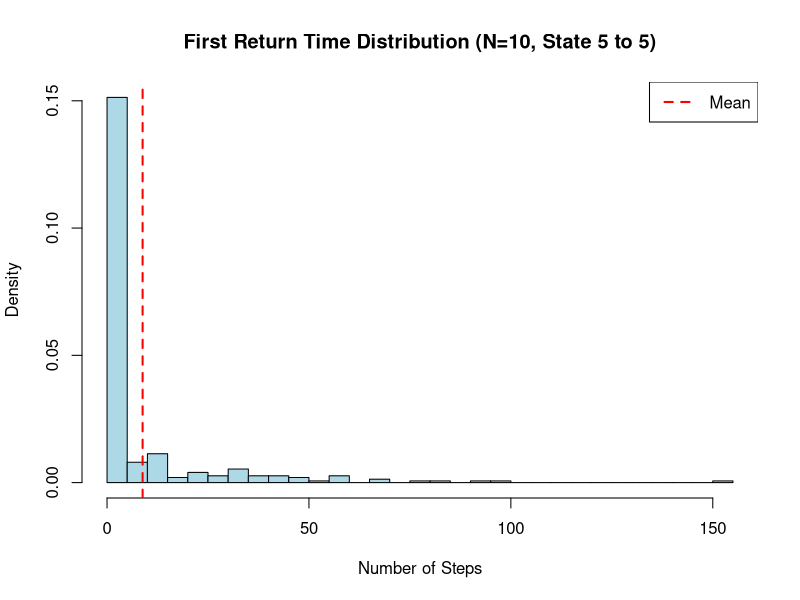
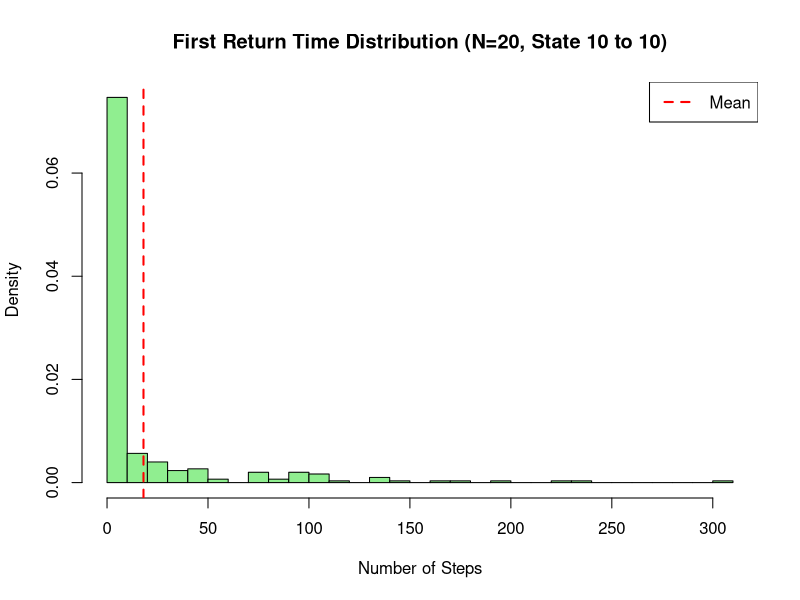
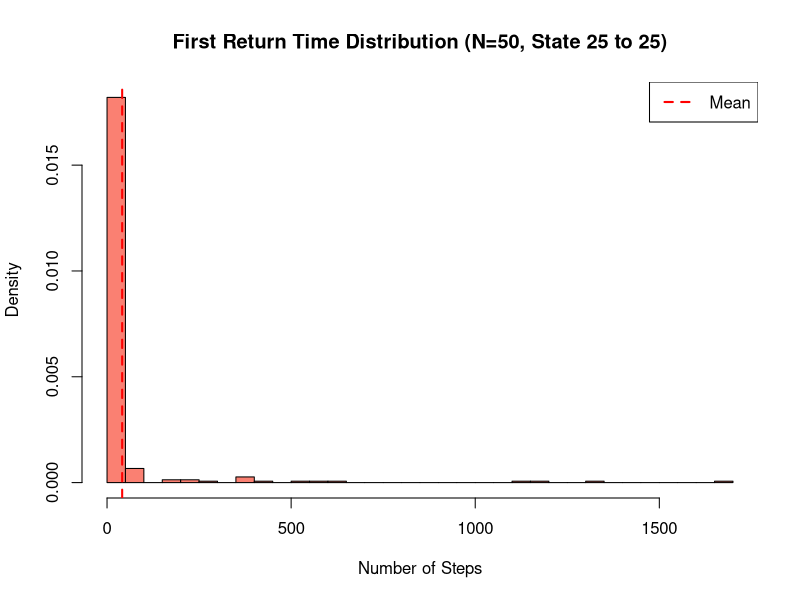
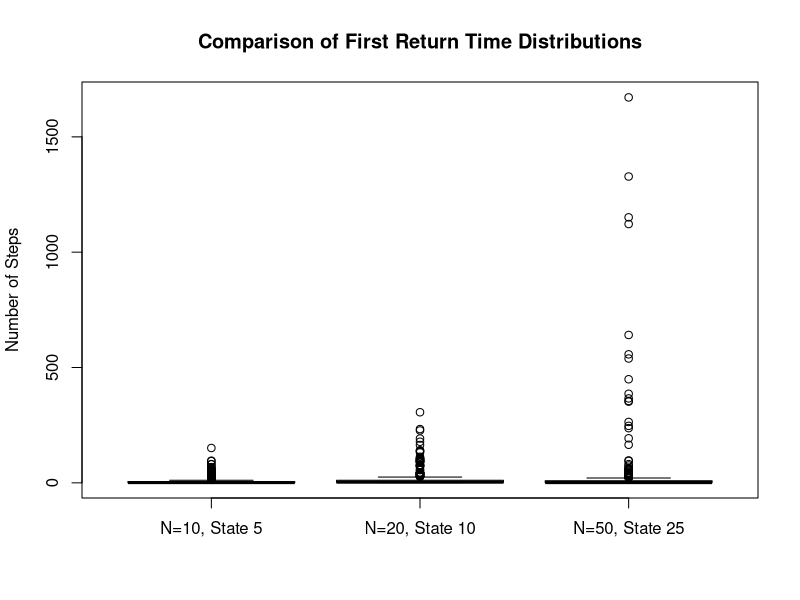
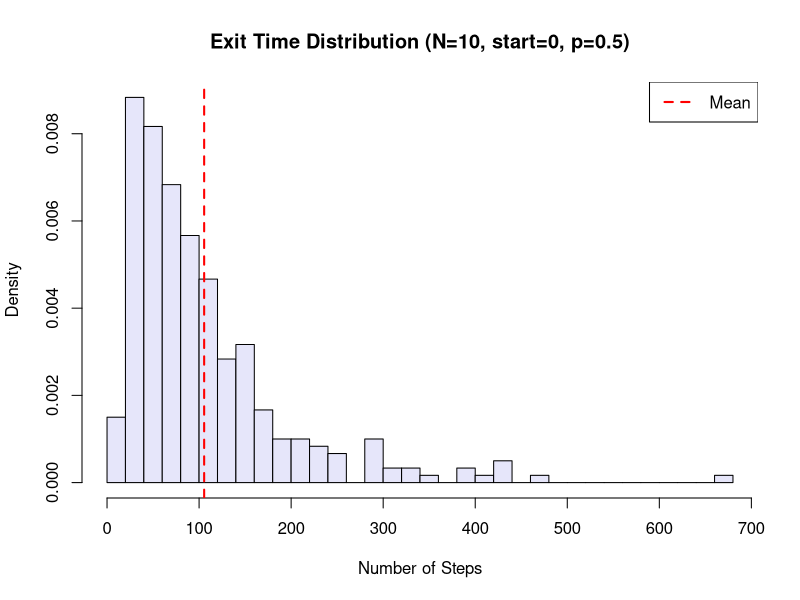

Write the R code that produced these figures, in order. (Note: a time limit stopped this script after it produced the figures.)
## ---- chunk 1
knitr::opts_chunk$set(echo = FALSE, warning = FALSE, message = FALSE, 
                      fig.width = 7, fig.height = 5, cache = TRUE)
set.seed(123)
## ---- chunk 2
random.walk.return <- function(N, startpos, targetpos, maxsteps = 10000) {
  pos <- startpos
  for(i in 1:maxsteps) {
    step <- sample(c(-1, 1), 1, prob = c(0.5, 0.5))
    pos <- pos + step
    if(pos == -1) {pos <- 0}
    if(pos == N+1) {pos <- N}
    if(i > 1 && pos == targetpos) {
      return(i - 1) 
    }
  }
  return(NA)
}
## ---- chunk 3
N <- 10
start_state <- 5
returns_5 <- replicate(300, random.walk.return(N, start_state, start_state))
## ---- chunk 4
cat("Mean return time:", round(mean(returns_5, na.rm = TRUE), 2), "\n")
cat("Median return time:", median(returns_5, na.rm = TRUE), "\n")
cat("SD of return time:", round(sd(returns_5, na.rm = TRUE), 2), "\n")
cat("Theoretical expected return time:", N+1, "\n")
## ---- chunk 5
hist(returns_5, breaks = 30, 
     main = "First Return Time Distribution (N=10, State 5 to 5)",
     xlab = "Number of Steps", 
     col = "lightblue",
     freq = FALSE)
abline(v = mean(returns_5, na.rm = TRUE), col = "red", lwd = 2, lty = 2)
legend("topright", "Mean", col = "red", lty = 2, lwd = 2)
## ---- chunk 6
N2 <- 20
start_state2 <- 10
returns_10 <- replicate(300, random.walk.return(N2, start_state2, start_state2))
## ---- chunk 7
cat("Mean return time:", round(mean(returns_10, na.rm = TRUE), 2), "\n")
cat("Median return time:", median(returns_10, na.rm = TRUE), "\n")
cat("SD of return time:", round(sd(returns_10, na.rm = TRUE), 2), "\n")
cat("Theoretical expected return time:", N2+1, "\n")
## ---- chunk 8
hist(returns_10, breaks = 30, 
     main = "First Return Time Distribution (N=20, State 10 to 10)",
     xlab = "Number of Steps", 
     col = "lightgreen",
     freq = FALSE)
abline(v = mean(returns_10, na.rm = TRUE), col = "red", lwd = 2, lty = 2)
legend("topright", "Mean", col = "red", lty = 2, lwd = 2)
## ---- chunk 9
N3 <- 50
start_state3 <- 25
returns_25 <- replicate(300, random.walk.return(N3, start_state3, start_state3))
## ---- chunk 10
cat("Mean return time:", round(mean(returns_25, na.rm = TRUE), 2), "\n")
cat("Median return time:", median(returns_25, na.rm = TRUE), "\n")
cat("SD of return time:", round(sd(returns_25, na.rm = TRUE), 2), "\n")
cat("Theoretical expected return time:", N3+1, "\n")
## ---- chunk 11
hist(returns_25, breaks = 30, 
     main = "First Return Time Distribution (N=50, State 25 to 25)",
     xlab = "Number of Steps", 
     col = "salmon",
     freq = FALSE)
abline(v = mean(returns_25, na.rm = TRUE), col = "red", lwd = 2, lty = 2)
legend("topright", "Mean", col = "red", lty = 2, lwd = 2)
## ---- chunk 12
boxplot(returns_5, returns_10, returns_25,
        names = c("N=10, State 5", "N=20, State 10", "N=50, State 25"),
        main = "Comparison of First Return Time Distributions",
        ylab = "Number of Steps",
        col = c("lightblue", "lightgreen", "salmon"))
## ---- chunk 13
random.walk.exit <- function(N, startpos, p_forward = 0.5, maxsteps = 50000) {
  pos <- startpos
  for(i in 1:maxsteps) {
    step <- sample(c(-1, 1), 1, prob = c(1-p_forward, p_forward))
    pos <- pos + step
    if(pos == -1) {pos <- 0}
    if(pos == N) {
      return(i)
    }
  }
  return(NA)
}
## ---- chunk 14
N_vals <- c(5, 10, 25, 50)
results_2a <- data.frame(N = N_vals, Mean_Exit_Time = numeric(4), Theoretical = numeric(4))
for(i in 1:length(N_vals)) {
  N <- N_vals[i]
  n_reps <- if(N <= 10) 300 else if(N <= 25) 200 else 100
  exit_times <- replicate(n_reps, random.walk.exit(N, 0, 0.5))
  results_2a$Mean_Exit_Time[i] <- mean(exit_times, na.rm = TRUE)
  results_2a$Theoretical[i] <- N * N
}
## ---- chunk 15
knitr::kable(results_2a, digits = 1, 
             caption = "Exit Times for Symmetric Random Walk (p=0.5)")
## ---- chunk 16
exit_10 <- replicate(300, random.walk.exit(10, 0, 0.5))
hist(exit_10, breaks = 30,
     main = "Exit Time Distribution (N=10, start=0, p=0.5)",
     xlab = "Number of Steps",
     col = "lavender",
     freq = FALSE)
abline(v = mean(exit_10), col = "red", lwd = 2, lty = 2)
legend("topright", "Mean", col = "red", lty = 2, lwd = 2)
## ---- chunk 17
results_2b <- data.frame(N = N_vals, 
                          Symmetric = results_2a$Mean_Exit_Time,
                          Asymmetric = numeric(4),
                          Ratio = numeric(4))
for(i in 1:length(N_vals)) {
  N <- N_vals[i]
  n_reps <- if(N <= 10) 200 else if(N <= 25) 100 else 50
  exit_times_asym <- replicate(n_reps, random.walk.exit(N, 0, 0.25, maxsteps=100000))
  results_2b$Asymmetric[i] <- mean(exit_times_asym, na.rm = TRUE)
  results_2b$Ratio[i] <- results_2b$Asymmetric[i] / results_2b$Symmetric[i]
}
## ---- chunk 18
knitr::kable(results_2b, digits = 1,
             caption = "Comparison: Symmetric vs Asymmetric Random Walk")
## ---- chunk 19
exit_10_sym <- replicate(200, random.walk.exit(10, 0, 0.5))
exit_10_asym <- replicate(200, random.walk.exit(10, 0, 0.25))
par(mfrow=c(1,2))
hist(exit_10_sym, breaks = 30,
     main = "p=0.5 (Symmetric)",
     xlab = "Steps", col = "lavender")
abline(v = mean(exit_10_sym), col = "red", lwd = 2, lty = 2)
hist(exit_10_asym, breaks = 30,
     main = "p=0.25 (Backward Drift)",
     xlab = "Steps", col = "mistyrose")
abline(v = mean(exit_10_asym), col = "red", lwd = 2, lty = 2)
par(mfrow=c(1,1))
## ---- chunk 20
random.walk.unbounded <- function(p_forward, maxsteps = 20000) {
  pos <- 0
  for(i in 1:maxsteps) {
    step <- sample(c(-1, 1), 1, prob = c(1-p_forward, p_forward))
    pos <- pos + step
    if(pos < 0) {pos <- 0}
    if(i > 1 && pos == 0) {
      return(i)
    }
  }
  return(NA)
}
## ---- chunk 21
p_vals <- c(0.25, 0.5, 0.75)
results_3 <- data.frame(
  p = p_vals,
  Successful_Returns = numeric(3),
  Mean_Return_Time = numeric(3),
  Fraction_Failed = numeric(3)
)
n_reps <- 250
for(i in 1:3) {
  returns <- replicate(n_reps, random.walk.unbounded(p_vals[i], 20000))
  results_3$Successful_Returns[i] <- sum(!is.na(returns))
  results_3$Mean_Return_Time[i] <- mean(returns, na.rm = TRUE)
  results_3$Fraction_Failed[i] <- sum(is.na(returns))/n_reps
}
## ---- chunk 22
knitr::kable(results_3, digits = 3,
             caption = "Return to 0 Analysis for Different Drift Probabilities",
             col.names = c("p", "Successful Returns", "Mean Return Time", "Fraction Failed"))
## ---- chunk 23
returns_p25 <- replicate(250, random.walk.unbounded(0.25, 20000))
## ---- chunk 24
returns_p50 <- replicate(250, random.walk.unbounded(0.5, 20000))
## ---- chunk 25
returns_p75 <- replicate(250, random.walk.unbounded(0.75, 20000))
## ---- chunk 26
hist(returns_p25[!is.na(returns_p25)], breaks = 30,
     main = "Return Time Distribution for p=0.25",
     xlab = "Steps to Return to 0",
     col = "lightblue",
     freq = FALSE)
abline(v = mean(returns_p25, na.rm=TRUE), col = "red", lwd = 2, lty = 2)
legend("topright", "Mean", col = "red", lty = 2, lwd = 2)
